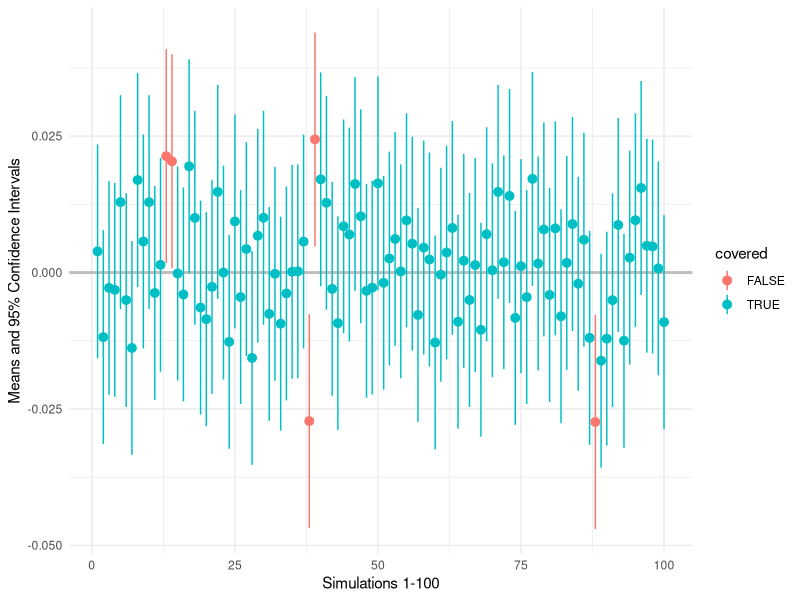

R code for this plot:
library(ggplot2)

#set a seed
set.seed(100)

#obtain the samples
mean <- 0
sd <- 1
n <- 10000
nsim <- 100

samples <- replicate(nsim, rnorm(n,mean,sd))

#calculate statistics
means <- colMeans(samples)
bias <- means - 0
se <- sqrt(sd/n)

#calculate 95% CI
df <- n-1
bounds <- qt(.975,df)*se
CI <- data.frame(means-bounds, means+bounds)
CI <- cbind(CI, CI[,1] < 0 & 0 < CI[,2])
colnames(CI) <- c("lower", "upper", "covered")

mean(CI$covered) #95 of the 100 samples include the population mean in the CI

#create plot (based on the solution)
limits <- aes(ymax = CI$upper, ymin = CI$lower)
ggplot(CI, aes(y=means, x=1:100, colour = covered)) + 
  geom_hline(aes(yintercept = 0), color = "grey", size = 1) + 
  geom_pointrange(limits) + 
  xlab("Simulations 1-100") +
  ylab("Means and 95% Confidence Intervals") +
  theme_minimal()

#create table with samples in which the CI does not contain the population value
outliers <- samples[,which(CI$covered == F)]


